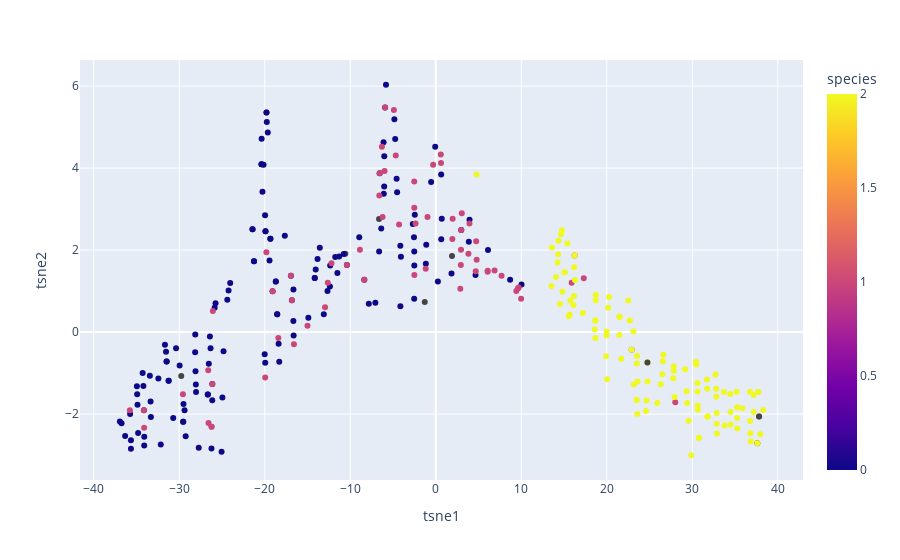

Notebook source saved alongside this figure:
### Code cell
px.scatter(
    temp,
    x = 'tsne1',
    y = 'tsne2',
    color= 'species'
)

### Figure 1 — Plotly figure (JSON) as saved in the notebook; plotly's stock layout.template omitted (floating-point values rounded to 4 significant figures; data arrays with more than 128 entries replaced by an {"elided": "..."} marker saying what was removed)
{"data": [{"hovertemplate": "tsne1=%{x}<br>tsne2=%{y}<br>species=%{marker.color}<extra></extra>", "legendgroup": "", "marker": {"color": {"elided": "342 int values"}, "coloraxis": "coloraxis", "symbol": "circle"}, "mode": "markers", "name": "", "orientation": "v", "showlegend": false, "type": "scatter", "x": {"elided": "342 float values"}, "xaxis": "x", "y": {"elided": "342 float values"}, "yaxis": "y"}], "layout": {"coloraxis": {"colorbar": {"title": {"text": "species"}}, "colorscale": [[0, "#0d0887"], [0.1111, "#46039f"], [0.2222, "#7201a8"], [0.3333, "#9c179e"], [0.4444, "#bd3786"], [0.5556, "#d8576b"], [0.6667, "#ed7953"], [0.7778, "#fb9f3a"], [0.8889, "#fdca26"], [1, "#f0f921"]]}, "legend": {"tracegroupgap": 0}, "margin": {"t": 60}, "xaxis": {"anchor": "y", "domain": [0, 1], "title": {"text": "tsne1"}}, "yaxis": {"anchor": "x", "domain": [0, 1], "title": {"text": "tsne2"}}}}
